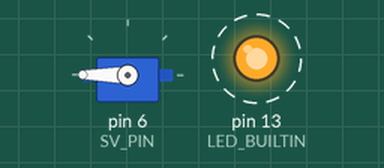
Recording of a sketch running on a simulated Arduino Uno, built with avr-gcc and run on an emulated ATmega328P. On the bench: servo, output pins drawn as LEDs (lit = HIGH). Dashed ring = blinking.

Above: at 0.05 s.
At 1.5 s:
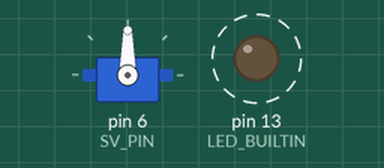
At 2.95 s:
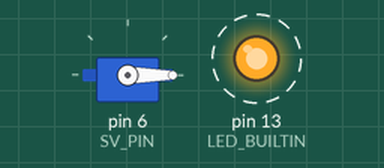
Timing chart, 0 to 5.2 s (numbered marks = the images above):
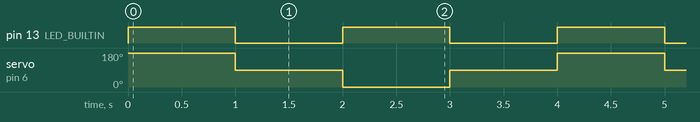

Measured:
- by itself, pin 13 (LED_BUILTIN): alternates HIGH for 1.0 s and LOW for 1.0 s
- by itself, servo on pin 6 (SV_PIN): repeats every 4.0 s: 0° 1.0 s, 90° 1.0 s, 180° 1.0 s, 90° 1.0 s

The sketch:

servo_test.ino
```cpp
#include <Servo.h>

Servo myservo;
const int SV_PIN = 6;

void setup() {
  pinMode(LED_BUILTIN, OUTPUT);
  pinMode(SV_PIN, OUTPUT);
  myservo.attach(SV_PIN, 500, 2400);
  // myservo.write(180);
}

void loop() {
  myservo.write(180);
  digitalWrite(LED_BUILTIN, HIGH);  // turn the LED on (HIGH is the voltage level)
  delay(1000);                      // wait for a second
  myservo.write(90);
  digitalWrite(LED_BUILTIN, LOW);   // turn the LED off by making the voltage LOW
  delay(1000);                      // wait for a second
  myservo.write(0);
  digitalWrite(LED_BUILTIN, HIGH);   // turn the LED off by making the voltage LOW
  delay(1000);                      // wait for a second
  myservo.write(90);
  digitalWrite(LED_BUILTIN, LOW);   // turn the LED off by making the voltage LOW
  delay(1000);                      // wait for a second
}
```
